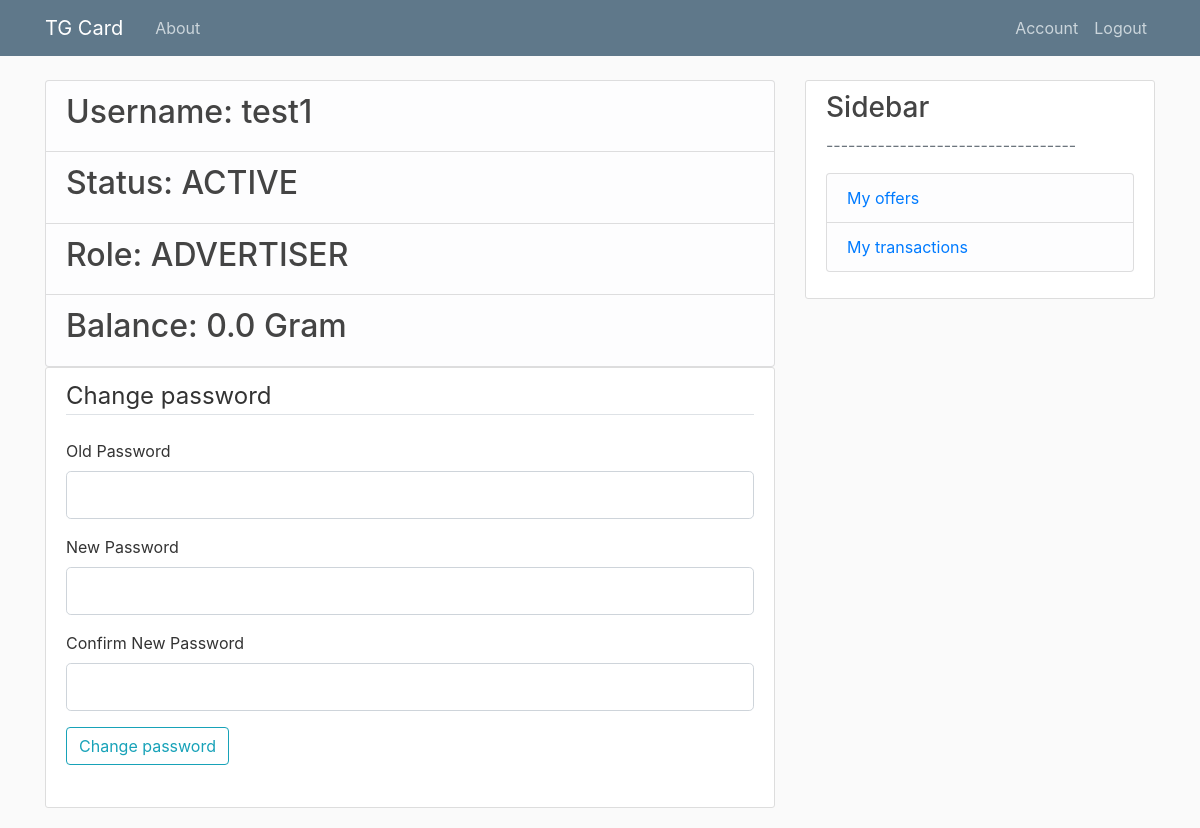
Page /account (signed in) on the earlier database version.
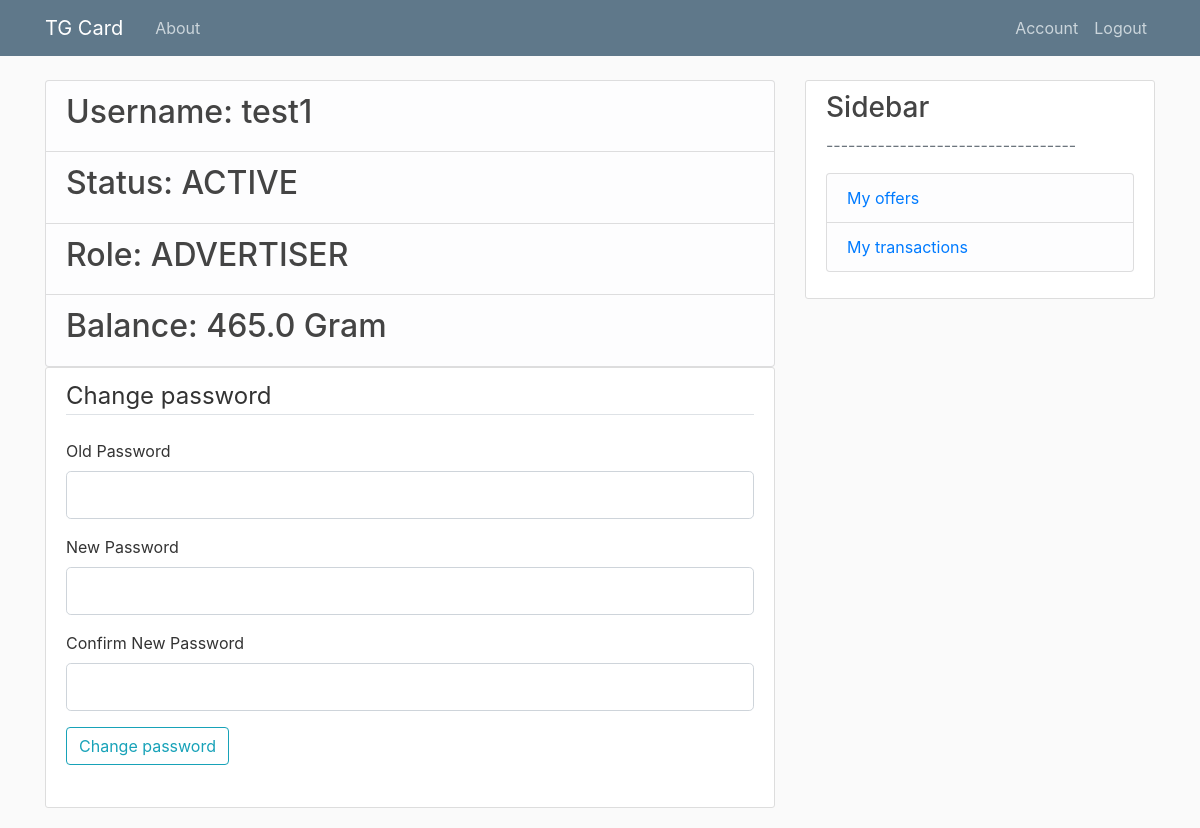
Same page on the later database version.
### models.py (models this page shows, shortened)
class User(db.Model, UserMixin):
    id = db.Column(db.Integer, primary_key=True)
    username = db.Column(db.String, index=True, unique=True, nullable=False)
    password = db.Column(db.String, nullable=False)
    role = db.Column(db.Integer, nullable=False) # advert. \ affil. \ moder. \ admin
    status = db.Column(db.String, index=True, nullable=False) # active \ inactive
    balance = db.Column(db.Float, index=True, default=0)
    channels = db.relationship('Channel', backref='user', lazy=True)
    offers = db.relationship('Offer', backref='user', lazy=True)
    tasks = db.relationship('Task', backref='user', lazy=True)
    transactionsAdv = db.relationship('Transaction', backref='userAdv', foreign_keys='Transaction.advId', lazy=True)
    transactionsAff = db.relationship('Transaction', backref='userAff', foreign_keys='Transaction.affId', lazy=True)

### routes.py (the view, shortened to what this page needs)
@app.route("/account", methods=['GET', 'POST'])
@login_required
def account():
    form = ChangePassForm()
    return render_template('account.html', title='Account', form=form)

### forms.py
class ChangePassForm(FlaskForm):
    passwordOld = PasswordField('Old Password', validators=[DataRequired()])
    passwordNew = PasswordField('New Password', validators=[DataRequired()])
    confirm_passwordNew = PasswordField('Confirm New Password',
                                     validators=[DataRequired(), EqualTo('passwordNew')])
    submit = SubmitField('Change password')

### models.py (called while the page is built)
@login_manager.user_loader
def load_user(user_id):
    return User.query.get(int(user_id))

### templates/account.html (shortened to what this page needs)
{% extends "layout.html" %}
{% block content %}
    <ul class="list-group">
        <li class="list-group-item list-group-item-light"><h2>Username: {{ current_user.username }}</h2></li>
        <li class="list-group-item list-group-item-light"><h2>Status: {{ current_user.status }}</h2></li>
        <li class="list-group-item list-group-item-light"><h2>Role: {{ current_user.role }}</h2></li>
        <li class="list-group-item list-group-item-light"><h2>Balance: {{ current_user.balance }} Gram</h2></li>
    </ul>
    <div class="content-section">
        <form method="POST" action="">
        <fieldset class="form-group">
            <legend class="border-bottom mb-4">Change password</legend>
            <div class="form-group">
                {{ form.passwordOld.label(class="form-control-label") }}
                {% if form.passwordOld.errors %}
                    {{ form.passwordOld(class="form-control form-control-lg is-invalid") }}
                    <div class="invalid-feedback">
                        {% for error in form.passwordOld.errors %}
                            <span>{{ error }}</span>
                        {% endfor %}
                    </div>
                {% else %}
                    {{ form.passwordOld(class="form-control form-control-lg") }}
                {% endif %}
            </div>
            <div class="form-group">
                {{ form.passwordNew.label(class="form-control-label") }}
                {% if form.passwordNew.errors %}
                    {{ form.passwordNew(class="form-control form-control-lg is-invalid") }}
                    <div class="invalid-feedback">
                        {% for error in form.passwordNew.errors %}
                            <span>{{ error }}</span>
                        {% endfor %}
                    </div>
                {% else %}
                    {{ form.passwordNew(class="form-control form-control-lg") }}
                {% endif %}
            </div>
            <div class="form-group">
                {{ form.confirm_passwordNew.label(class="form-control-label") }}
                {% if form.confirm_passwordNew.errors %}
                    {{ form.confirm_passwordNew(class="form-control form-control-lg is-invalid") }}
                    <div class="invalid-feedback">
                        {% for error in form.confirm_passwordNew.errors %}
                            <span>{{ error }}</span>
                        {% endfor %}
                    </div>
                {% else %}
                    {{ form.confirm_passwordNew(class="form-control form-control-lg") }}
                {% endif %}
            </div>
    	    <div class="form-group">
         	    {{ form.submit(class="btn btn-outline-info") }}
    	    </div>
            </fieldset>
        </form>
    </div>
{% endblock content %}

### templates/layout.html (shortened to what this page needs)
<!DOCTYPE html>
<html>
<head>
    <link rel="stylesheet" href="https://maxcdn.bootstrapcdn.com/bootstrap/4.0.0/css/bootstrap.min.css">
    <link rel="stylesheet" type="text/css" href="{{ url_for('static', filename='main.css') }}">
</head>
<body>
    <header class="site-header">
      <nav class="navbar navbar-expand-md navbar-dark bg-steel fixed-top">
        <div class="container">
          <a class="navbar-brand mr-4" href="/">TG Card</a>
          <div class="collapse navbar-collapse" id="navbarToggle">
            <div class="navbar-nav mr-auto">
              <a class="nav-item nav-link" href="{{ url_for('about') }}">About</a>
            </div>
            <div class="navbar-nav">
              {% if current_user.is_authenticated %}
                <a class="nav-item nav-link" href="{{ url_for('account') }}">Account</a>
                <a class="nav-item nav-link" href="{{ url_for('logout') }}">Logout</a>
              {% else %}
                <a class="nav-item nav-link" href="{{ url_for('login') }}">Login</a>
                <a class="nav-item nav-link" href="{{ url_for('register') }}">Register</a>
              {% endif %}
            </div>
          </div>
        </div>
      </nav>
    </header>
    <main role="main" class="container">
      <div class="row">
        <div class="col-md-8">
          {% block content %}{% endblock %}
        </div>
        {% if current_user.is_authenticated %}
        <div class="col-md-4">
          <div class="content-section">
            <h3>Sidebar</h3>
            <p class='text-muted'>----------------------------------
              <ul class="list-group">
                {% if current_user.role == 'ADVERTISER' %}
                <li class="list-group-item list-group-item-light">
                    <a href="/offer">My offers</a>
                {% endif %}
                <li class="list-group-item list-group-item-light"><a href="/transactions">My transactions</a></li>
              </ul>
            </p>
          </div>
        </div>
        {% endif %}
      </div>
    </main>
</body>
</html>

### static/main.css (style rules this page uses)
body { background: #fafafa; color: #333333; margin-top: 5rem; }
h1, h2, h3, h4, h5, h6 { color: #444444; }
.bg-steel { background-color: #5f788a; }
.site-header .navbar-nav .nav-link { color: #cbd5db; }
.content-section { background: #ffffff; padding: 10px 20px; border: 1px solid #dddddd; border-radius: 3px; margin-bottom: 20px; }

Differences in the rows shown:
changed User "test1": balance "0.0" → "465.0"
